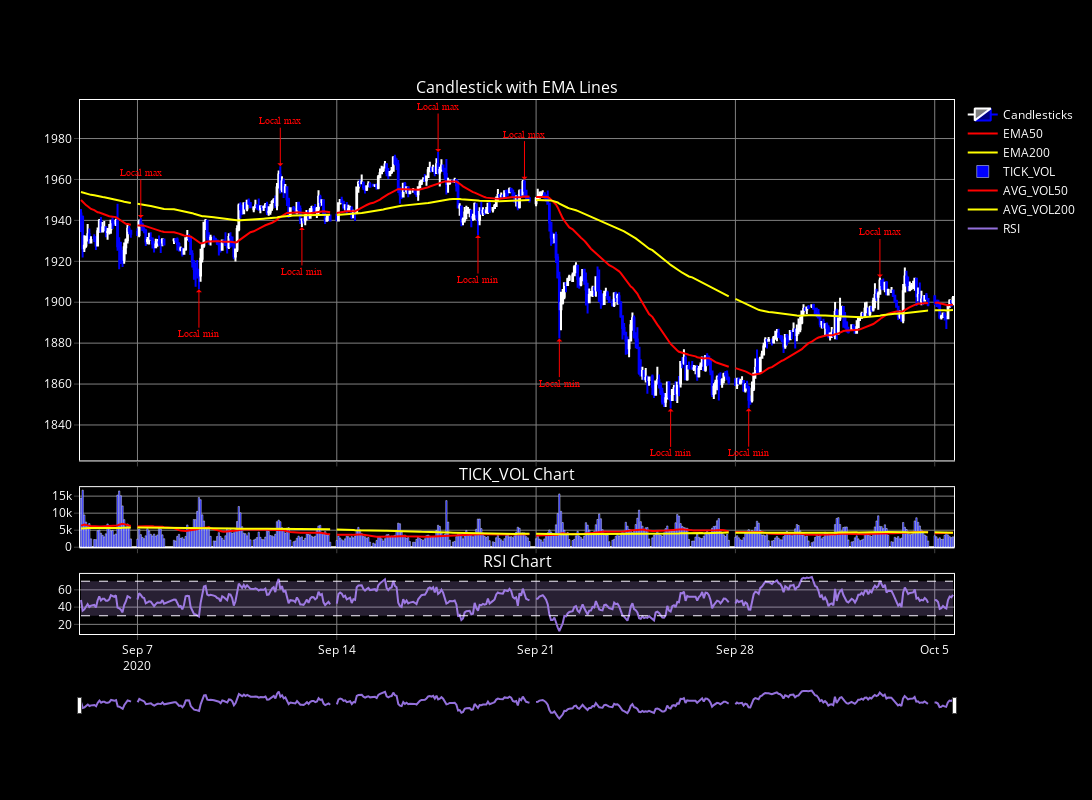

Source (notebook cell):
### Code cell
plot_extremum(df_observe = df_observe.copy(),
              order = 30,
              path = None,
              open_tab = False
)

### Figure 1 — Plotly figure (JSON) as saved in the notebook; plotly's stock layout.template omitted (floating-point values rounded to 4 significant figures; data arrays with more than 128 entries replaced by an {"elided": "..."} marker saying what was removed)
{"data": [{"close": {"elided": "500 float values"}, "decreasing": {"line": {"color": "blue", "width": 2}}, "high": {"elided": "500 float values"}, "increasing": {"line": {"color": "white", "width": 2}}, "low": {"elided": "500 float values"}, "name": "Candlesticks", "open": {"elided": "500 float values"}, "type": "candlestick", "x": {"elided": "500 str values"}, "xaxis": "x", "yaxis": "y"}, {"line": {"color": "red", "width": 2}, "mode": "lines", "name": "EMA50", "type": "scatter", "x": {"elided": "500 str values"}, "xaxis": "x", "y": {"elided": "500 float values"}, "yaxis": "y"}, {"line": {"color": "yellow", "width": 2}, "mode": "lines", "name": "EMA200", "type": "scatter", "x": {"elided": "500 str values"}, "xaxis": "x", "y": {"elided": "500 float values"}, "yaxis": "y"}, {"marker": {"color": "blue"}, "name": "TICK_VOL", "type": "bar", "x": {"elided": "500 str values"}, "xaxis": "x2", "y": {"elided": "500 int values"}, "yaxis": "y2"}, {"line": {"color": "red", "width": 2}, "mode": "lines", "name": "AVG_VOL50", "type": "scatter", "x": {"elided": "500 str values"}, "xaxis": "x2", "y": {"elided": "500 float values"}, "yaxis": "y2"}, {"line": {"color": "yellow", "width": 2}, "mode": "lines", "name": "AVG_VOL200", "type": "scatter", "x": {"elided": "500 str values"}, "xaxis": "x2", "y": {"elided": "500 float values"}, "yaxis": "y2"}, {"line": {"color": "mediumpurple", "width": 2}, "mode": "lines", "name": "RSI", "type": "scatter", "x": {"elided": "500 str values"}, "xaxis": "x3", "y": {"elided": "500 float values"}, "yaxis": "y3"}], "layout": {"annotations": [{"font": {"size": 16}, "showarrow": false, "text": "Candlestick with EMA Lines", "x": 0.5, "xanchor": "center", "xref": "paper", "y": 1, "yanchor": "bottom", "yref": "paper"}, {"font": {"size": 16}, "showarrow": false, "text": "TICK_VOL Chart", "x": 0.5, "xanchor": "center", "xref": "paper", "y": 0.275, "yanchor": "bottom", "yref": "paper"}, {"font": {"size": 16}, "showarrow": false, "text": "RSI Chart", "x": 0.5, "xanchor": "center", "xref": "paper", "y": 0.1125, "yanchor": "bottom", "yref": "paper"}, {"arrowcolor": "red", "arrowhead": 1, "arrowside": "end", "ax": 0, "ay": -45, "font": {"color": "red", "family": "Arial, sans-serif", "size": 10}, "opacity": 1, "showarrow": true, "text": "Local max", "x": "2020-09-07T02:00:00", "y": 1941.0}, {"arrowcolor": "red", "arrowhead": 1, "arrowside": "end", "ax": 0, "ay": -45, "font": {"color": "red", "family": "Arial, sans-serif", "size": 10}, "opacity": 1, "showarrow": true, "text": "Local max", "x": "2020-09-10T14:00:00", "y": 1966.0}, {"arrowcolor": "red", "arrowhead": 1, "arrowside": "end", "ax": 0, "ay": -45, "font": {"color": "red", "family": "Arial, sans-serif", "size": 10}, "opacity": 1, "showarrow": true, "text": "Local max", "x": "2020-09-16T13:00:00", "y": 1973.0}, {"arrowcolor": "red", "arrowhead": 1, "arrowside": "end", "ax": 0, "ay": -45, "font": {"color": "red", "family": "Arial, sans-serif", "size": 10}, "opacity": 1, "showarrow": true, "text": "Local max", "x": "2020-09-18T17:00:00", "y": 1960.0}, {"arrowcolor": "red", "arrowhead": 1, "arrowside": "end", "ax": 0, "ay": -45, "font": {"color": "red", "family": "Arial, sans-serif", "size": 10}, "opacity": 1, "showarrow": true, "text": "Local max", "x": "2020-10-01T15:00:00", "y": 1912.0}, {"arrowcolor": "red", "arrowhead": 1, "arrowside": "end", "ax": 0, "ay": 45, "font": {"color": "red", "family": "Arial, sans-serif", "size": 10}, "opacity": 1, "showarrow": true, "text": "Local min", "x": "2020-09-08T13:00:00", "y": 1906.0}, {"arrowcolor": "red", "arrowhead": 1, "arrowside": "end", "ax": 0, "ay": 45, "font": {"color": "red", "family": "Arial, sans-serif", "size": 10}, "opacity": 1, "showarrow": true, "text": "Local min", "x": "2020-09-11T03:00:00", "y": 1937.0}, {"arrowcolor": "red", "arrowhead": 1, "arrowside": "end", "ax": 0, "ay": 45, "font": {"color": "red", "family": "Arial, sans-serif", "size": 10}, "opacity": 1, "showarrow": true, "text": "Local min", "x": "2020-09-17T13:00:00", "y": 1933.0}, {"arrowcolor": "red", "arrowhead": 1, "arrowside": "end", "ax": 0, "ay": 45, "font": {"color": "red", "family": "Arial, sans-serif", "size": 10}, "opacity": 1, "showarrow": true, "text": "Local min", "x": "2020-09-21T14:00:00", "y": 1882.0}, {"arrowcolor": "red", "arrowhead": 1, "arrowside": "end", "ax": 0, "ay": 45, "font": {"color": "red", "family": "Arial, sans-serif", "size": 10}, "opacity": 1, "showarrow": true, "text": "Local min", "x": "2020-09-24T09:00:00", "y": 1848.0}, {"arrowcolor": "red", "arrowhead": 1, "arrowside": "end", "ax": 0, "ay": 45, "font": {"color": "red", "family": "Arial, sans-serif", "size": 10}, "opacity": 1, "showarrow": true, "text": "Local min", "x": "2020-09-28T08:00:00", "y": 1848.0}], "font": {"color": "white"}, "height": 800, "legend": {"x": 1.01, "y": 1}, "paper_bgcolor": "black", "plot_bgcolor": "black", "shapes": [{"line": {"color": "white", "dash": "dash", "width": 1}, "type": "line", "x0": "2020-09-03T14:00:00", "x1": "2020-10-05T11:00:00", "xref": "x3", "y0": 30, "y1": 30, "yref": "y3"}, {"line": {"color": "white", "dash": "dash", "width": 1}, "type": "line", "x0": "2020-09-03T14:00:00", "x1": "2020-10-05T11:00:00", "xref": "x3", "y0": 70, "y1": 70, "yref": "y3"}, {"fillcolor": "rgba(200, 160, 255, 0.2)", "line": {"color": "rgba(255, 255, 255, 0)"}, "type": "rect", "x0": "2020-09-03T14:00:00", "x1": "2020-10-05T11:00:00", "xref": "x3", "y0": 30, "y1": 70, "yref": "y3"}], "width": 1300, "xaxis": {"anchor": "y", "domain": [0, 1], "gridcolor": "grey", "linecolor": "white", "matches": "x3", "mirror": true, "rangebreaks": [{"bounds": ["sat", "mon"]}], "rangeslider": {"bgcolor": "rgba(0,0,0,0.1)", "thickness": 0.05, "visible": false}, "showline": true, "showticklabels": false, "ticks": "outside", "type": "date"}, "xaxis2": {"anchor": "y2", "domain": [0, 1], "gridcolor": "grey", "linecolor": "white", "matches": "x3", "mirror": true, "rangebreaks": [{"bounds": ["sat", "mon"]}], "showline": true, "showticklabels": false, "ticks": "outside"}, "xaxis3": {"anchor": "y3", "domain": [0, 1], "gridcolor": "grey", "linecolor": "white", "mirror": true, "rangebreaks": [{"bounds": ["sat", "mon"]}], "rangeslider": {"thickness": 0.05, "visible": true}, "showline": true, "ticks": "outside"}, "yaxis": {"anchor": "x", "autorange": true, "domain": [0.325, 1], "fixedrange": false, "gridcolor": "grey", "linecolor": "white", "mirror": true, "showline": true, "ticks": "outside"}, "yaxis2": {"anchor": "x2", "autorange": true, "domain": [0.1625, 0.275], "fixedrange": false, "gridcolor": "grey", "linecolor": "white", "mirror": true, "showline": true, "ticks": "outside"}, "yaxis3": {"anchor": "x3", "autorange": true, "domain": [0, 0.1125], "gridcolor": "grey", "linecolor": "white", "mirror": true, "range": [0, 100], "showline": true, "ticks": "outside"}}}
